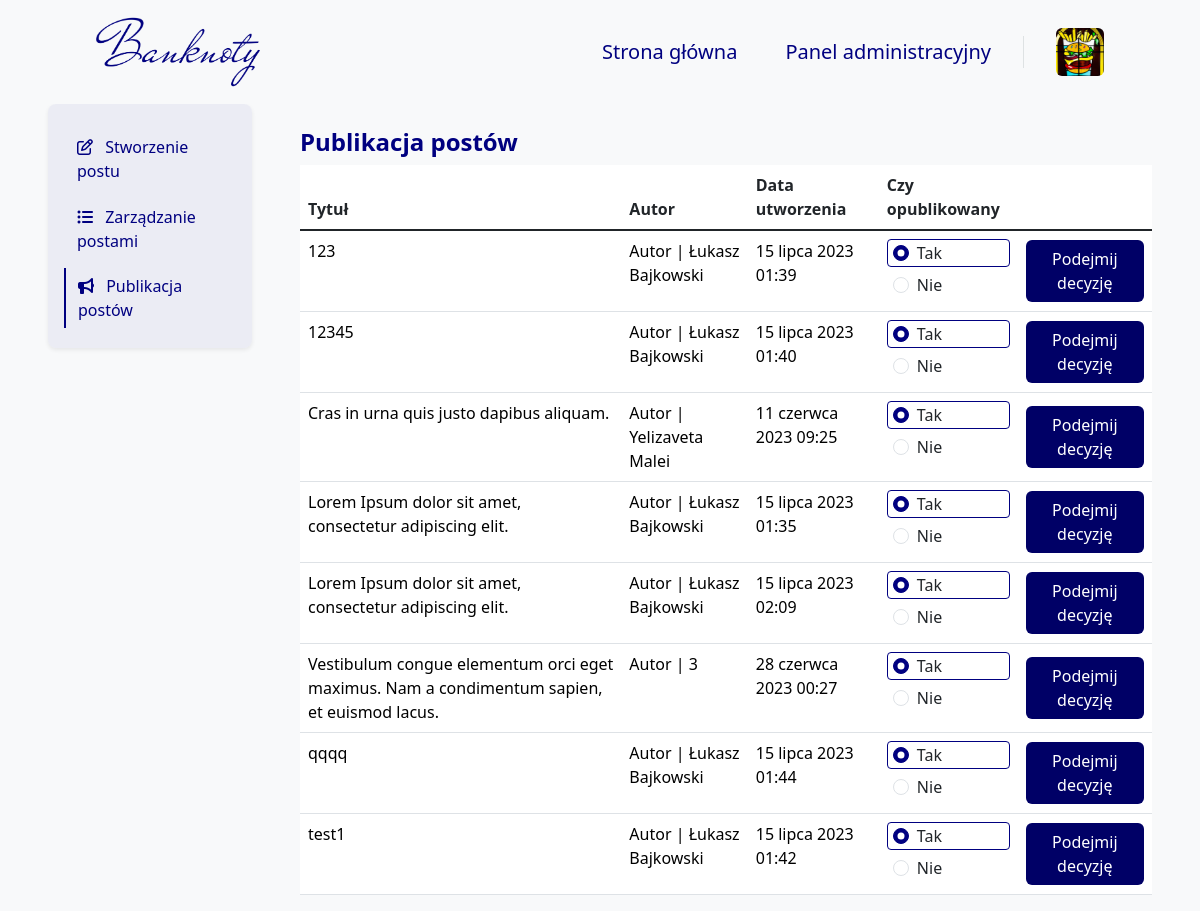
Screenshot of /article/publication/ (signed in) with the database file from the repository.
### blog/models.py (models this page shows, shortened)
class Author(models.Model):
    user = models.OneToOneField(User, on_delete=models.CASCADE, verbose_name="Użytkownik")
    bio = models.TextField(
        validators=[validate_bio],
        verbose_name="O autorze", help_text="Krótka informacja o autorze, maksymalnie 512 znaków.")
    profile_pic = models.ImageField(
        null=False, blank=False,
        upload_to="images/profile/",
        verbose_name="Zdjęcie profilowe")
    author_quote = models.TextField(null=False,
                                    blank=False,
                                    validators=[validate_author_quote],
                                    verbose_name='Cytat autora',
                                    help_text="Krótkie motto autora, maksymalnie 128 znaków.")
    author_function = models.TextField(null=False,
                                       blank=False,
                                       validators=[validate_author_function],
                                       verbose_name='Stanowisko autora',
                                       help_text="Nazwa funkcji jaką pełni autor.")
    author_url = models.URLField(null=True, blank=True, verbose_name="URL do strony użytkowanika")
    pinterest_url = models.URLField(
        validators=[validate_pinterest],
        null=True, blank=True, verbose_name="URL do Pinteresta")
    facebook_url = models.URLField(
        validators=[validate_facebook],
        null=True, blank=True, verbose_name="URL do Facebooka")
    twitter_url = models.URLField(
        validators=[validate_twitter],
        null=True, blank=True, verbose_name="URL do Twittera")
    instagram_url = models.URLField(
        validators=[validate_instagram],
        null=True, blank=True, verbose_name="URL do Instagrama")
    def __str__(self):
        if str(self.user.first_name) and str(self.user.last_name):
            return "Autor | " + str(self.user.first_name) + " " + str(self.user.last_name)
        else:
            return "Autor | " + str(self.user).capitalize()
    def is_profile_pic(self):
        if self.profile_pic:
            return True
        else:
            return False
    is_profile_pic.boolean = True
    is_profile_pic.short_description = 'Profile picture'
    def is_author_url(self):
        if self.author_url:
            return True
        else:
            return False
    is_author_url.boolean = True
    is_author_url.short_description = 'Author page'
    def is_pinterest_url(self):
        if self.pinterest_url:
            return True
        else:
            return False
    is_pinterest_url.boolean = True
    is_pinterest_url.short_description = 'Pinterest page'
    def is_twitter_url(self):
        if self.twitter_url:
            return True
        else:
            return False
    is_twitter_url.boolean = True
    is_twitter_url.short_description = 'Twitter page'
    def is_facebook_url(self):
        if self.facebook_url:
            return True
        else:
            return False
    is_facebook_url.boolean = True
    is_facebook_url.short_description = 'Facebook page'
    def is_instagram_url(self):
        if self.instagram_url:
            return True
        else:
            return False
    is_instagram_url.boolean = True
    is_instagram_url.short_description = 'Instagram page'

class Blog(models.Model):
    title = models.TextField(validators=[validate_title], verbose_name="Tytuł")
    content = RichTextField(verbose_name="Treść")
    introduction = models.TextField(validators=[validate_introduction], verbose_name="Wstęp", null=True)
    background = models.ImageField(
        null=False,
        blank=False,
        upload_to="images/post/",
        verbose_name="Tło wpisu")
    date_posted = models.DateTimeField(auto_now_add=True, verbose_name="Data publikacji")
    date_edited = models.DateTimeField(auto_now=True, verbose_name="Data ostatniej edycji")
    author = models.ForeignKey(Author, on_delete=models.CASCADE, verbose_name="Autor")
    favorite = models.BooleanField(null=False, blank=False, default=False, verbose_name='Czy wyróżnić post?')
    category = models.ManyToManyField(Category, max_length=256, blank=False, verbose_name="Kategorie",
                                      help_text="Wyświetlą się maksymalnie trzy kategorie")
    publiction_status = models.BooleanField(null=False, blank=False, default=False, verbose_name="Czy opublikować post?")
    def is_backgroud(self):
        if self.background:
            return True
        else:
            return False
    is_backgroud.boolean = True
    is_backgroud.short_description = 'Background picture'
    def is_publiction_status(self):
        if self.publiction_status:
            return True
        else:
            return False
    is_publiction_status.boolean = True
    is_publiction_status.short_description = 'Publication status'

### blog/views_admin/content/post/post_views.py (the view)
# urls.py: path('article/publication/', post_publication_admin_panel_view, name='post_publication_admin_panel'),
@superuser_required
def post_publication_admin_panel_view(request):
    if request.method == 'POST':
        blog_id = request.POST.get('blog_id')
        publiction_status = request.POST.get('publiction_status')
        blog = Blog.objects.get(pk=blog_id)
        blog.publiction_status = (publiction_status == 'approve')
        blog.save()
    post = Blog.objects.all().order_by('title')
    context = get_paginated_context(request, post, 10)
    return render(
        request,
        'AdminTemplates/Content/Post/PostPublicationAdmin.html',
        context
    )

### blog/views.py (called while the page is built)
def get_paginated_context(request, queryset, items_per_page=10):
    paginator = Paginator(queryset, items_per_page)
    page_number = request.GET.get('page')
    page_obj = paginator.get_page(page_number)
    context = {
        'page_obj': page_obj,
    }
    return context

### templates/AdminTemplates/Content/Post/PostPublicationAdmin.html (shortened to what this page needs)
{% extends 'base.html' %}
{% block navbar %}
    {% include 'Navbar/NavbarAdmin.html' %}
{% endblock %}
{% block content %}
    <div class="container-fluid">
        <div class="row">
            <div class="col-12 col-lg-3 px-5 px-lg-5 mx-auto bg-body-tertiary">
                {% include 'AdminTemplates/Content/Post/Elements/Navigation.html' %}
            </div>
            <div class="col-12 col-lg-9 px-5 px-lg-0 pe-lg-5 pt-4 pt-lg-3 mx-auto bg-body-tertiary mt-2">
                <h4 class="mb-0 pb-2 fw-bold text-navy">
                    Publikacja postów
                </h4>
                {% include 'AdminTemplates/Content/Post/Elements/Table/PostPublication.html' %}
            </div>
        </div>
    </div>
{% endblock %}

### templates/Navbar/Elements/DropdownUserSmallScreen.html
<a class="ms-4 nav-user" role="button" data-bs-toggle="dropdown" data-bs-auto-close="outside"
   aria-expanded="false">
    {% if user.author %}
        <img class="card-photo rounded nav-user-img" src="{{ user.author.profile_pic.url }}" alt="">
    {% else %}
        <img class="card-photo rounded nav-user-img" src="{{ user.user.profile_pic.url }}" alt="">
    {% endif %}
</a>

### templates/AdminTemplates/Content/Post/Elements/Table/PostPublication.html
<div class="table-responsive">
    <table class="table table-hover">
        <thead>
        <tr>
            <th scope="col">Tytuł</th>
            <th scope="col">Autor</th>
            <th scope="col">Data utworzenia</th>
            <th scope="col">Czy opublikowany</th>
            <th scope="col"></th>
        </tr>
        </thead>
        <tbody class="table-group-divider">
        {% for blog in page_obj %}
            <tr>
                <td>
                    <a class="admin_panel_link" href="{% url 'post_detail_admin_panel' blog.pk %}">
                        {{ blog.title }}
                    </a>
                </td>
                <td>
                    <a class="admin_panel_link" href="{% url 'post_detail_admin_panel' blog.pk %}">
                        {{ blog.author }}
                    </a>
                </td>
                <td>
                    <a class="admin_panel_link" href="{% url 'post_detail_admin_panel' blog.pk %}">
                        {{ blog.date_posted }}
                    </a>
                </td>
                {% include 'AdminTemplates/Content/Post/Elements/Forms/PostPublication.html' %}
            </tr>
        {% endfor %}
        </tbody>
    </table>
</div>

### templates/AdminTemplates/Content/Post/Elements/Forms/PostPublication.html (shortened to what this page needs)
<form method="POST" action="{% url 'post_publication_admin_panel' %}">
    <td>
        <div class="form-check form-border admin-panel-post-publication">
            <input type="radio" name="publiction_status" value="approve" class="form-check-input"
                   {% if blog.publiction_status %}checked{% endif %}>
            <label>
                Tak
            </label>
        </div>
        <div class="form-check form-border admin-panel-post-publication">
            <input type="radio" name="publiction_status" value="reject" class="form-check-input"
                   {% if not blog.publiction_status %}checked{% endif %}>
            <label>
                Nie
            </label>
        </div>
    </td>
    <td class="align-middle">
        <button type="submit" class="btn btn-register rounded px-3">
            Podejmij decyzję
        </button>
    </td>
</form>

### blog/static/css/style.css (style rules this page uses)
.card-photo { aspect-ratio: 1/1 !important; width: 100%; max-height: 400px; object-fit: cover; object-position: center; }
.btn-register, .btn-socialmedia { color: white; background-color: #000066; }
.form-check-input:checked { background-color: navy; border-color: navy; }
.form-border:not(.form-check-input:checked) { margin-bottom: .25rem !important; border: 1px solid rgba(0, 0, 0, 0) !important; }
.form-border:has(.form-check-input:checked) { border-radius: .25rem; border: 1px solid navy !important; padding-top: 1px !important; padding-bottom: 1px !important; padding-left: 29px !important; margin-bottom: .25rem !important; }
::placeholder { color: navy !important; opacity: 1; }
.admin_panel_link:link { text-decoration: none !important; color: black; }

### blog/static/css/Authors.css (style rules this page uses)
.text-navy { color: navy; }

### blog/static/css/Author.css (style rules this page uses)
.text-navy { color: navy; }

### blog/static/css/Admin.css (style rules this page uses)
.admin-panel-post-publication { padding-top: 1px; padding-bottom: 1px; padding-left: 29px; }

### blog/static/css/Navbar.css (style rules this page uses)
.nav-user { line-height: 32px; }
.nav-user-img { height: 48px; width: 48px; }

### rows the page displays
Blog: title "123", author "Autor | Łukasz Bajkowski", date_posted "15 lipca 2023 01:39", publiction_status "☑"
Blog: title "12345", author "Autor | Łukasz Bajkowski", date_posted "15 lipca 2023 01:40", publiction_status "☑"
Blog: title "Cras in urna quis justo dapibus aliquam.", author "Autor | Yelizaveta Malei", date_posted "11 czerwca 2023 09:25", publiction_status "☑"
Blog: title "Lorem Ipsum dolor sit amet, consectetur adipiscing elit.", author "Autor | Łukasz Bajkowski", date_posted "15 lipca 2023 01:35", publiction_status "☑"
Blog: title "Lorem Ipsum dolor sit amet, consectetur adipiscing elit.", author "Autor | Łukasz Bajkowski", date_posted "15 lipca 2023 02:09", publiction_status "☑"
Blog: title "Vestibulum congue elementum orci eget maximus. Nam a condimentum sapien, et euismod lacus.", author "Autor | 3", date_posted "28 czerwca 2023 00:27", publiction_status "☑"
Blog: title "qqqq", author "Autor | Łukasz Bajkowski", date_posted "15 lipca 2023 01:44", publiction_status "☑"
Blog: title "test1", author "Autor | Łukasz Bajkowski", date_posted "15 lipca 2023 01:42", publiction_status "☑"
